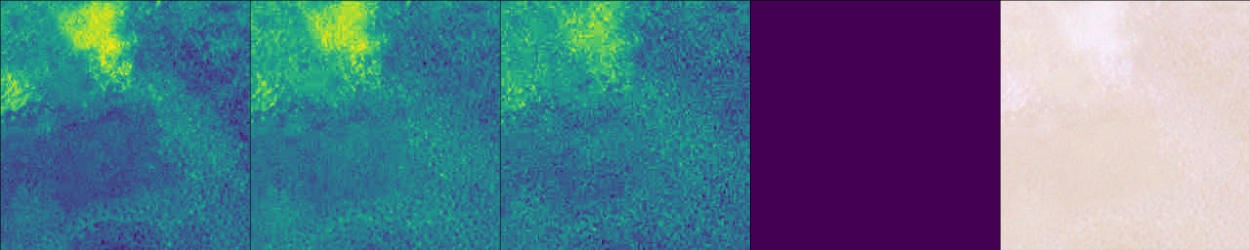
#> input picture yonatan/kaggle_planet/output.png, 2500 x 500 px (shown at 1/2 size)
$ python -i imutils.py   (imports and definitions only)   (older library calls are emulated)
#> lines starting #> are read from the running program, lines starting #| are printed output that depends on the picture
from __future__ import print_function

__author__ = 'jeremy'

import sys
import os
import cv2
import hashlib
import shutil
import logging
import time
# [1 line not run here, left out]
import numpy as np
import shutil
# So this file can be imported on servers where joblib is not installed
try:
    from joblib import Parallel,delayed
except:
    pass
import numpy as np
import multiprocessing
import socket
import copy
from trendi import constants
#import matplotlib.pyplot as plt
#import matplotlib.patches as mpatches
import subprocess
import inspect
import string
import random

from trendi import background_removal
from trendi.paperdoll import neurodoll_falcon_client

os.environ['REDIS_HOST']='10'
os.environ['MONGO_HOST']='10'
os.environ['REDIS_PORT']='10'
os.environ['MONGO_PORT']='10'
from trendi import Utils

# [776 lines left out: functions image_stats_from_dir_of_dirs, image_chooser_dir_of_dirs, image_chooser, image_stats_from_dir, image_stats, test_or_training_textfile and 8 more, not called in this run]

def resize_and_crop_image_using_bb( input_file_or_np_arr, bb=None, output_file=None, output_w = 128,output_h = 128,use_visual_output=False):
    '''Takes an image name, resize it and crop the bb area, keeping as much of orig as possible
    '''
#> called with input_file_or_np_arr = '../yonatan/kaggle_planet/output.png', output_w = 128, output_h = 128, use_visual_output = False
    #TODO - implement nonsquare crop
    # done
    if isinstance(input_file_or_np_arr,basestring):
        orig_name = input_file_or_np_arr
        input_file_or_np_arr = cv2.imread(input_file_or_np_arr)
#> input_file_or_np_arr is the input picture: shape (500, 2500, 3); mean B, G, R 140.7, 119.2, 88.2
        if input_file_or_np_arr is None:
            logging.debug('trouble reading input file {}'.format(orig_name))
            return
        if 'bbox_' in orig_name and bb is None:
            strs = orig_name.split('bbox_')
            bb_str = strs[1]
            coords = bb_str.split('_')
            bb_x = int(coords[0])
            bb_y = int(coords[1])
            bb_w = int(coords[2])
            bb_h = coords[3].split('.')[0]  #this has .jpg or .bmp at the end
            bb_h = int(bb_h)
            bb=[bb_x,bb_y,bb_w,bb_h]
            print('bb:'+str(bb))
            if bb_h == 0:
                logging.warning('bad height encountered in imutils.resize_and_crop_image for '+str(input_file_or_np_arr))
                return None
            if bb_w == 0:
                logging.warning('bad width encountered in imutils.resize_and_crop_image for '+str(input_file_or_np_arr))
                return None

    height, width, depth = input_file_or_np_arr.shape
#> height = 500; width = 2500; depth = 3

    if bb is None:
        bb = [0,0, width,height]
#> bb = [0, 0, 2500, 500]
        print('no bbox given, using entire image')


    in_aspect = float(bb[2])/bb[3]
#> in_aspect = 5
    out_aspect = float(output_w)/output_h
    x1 = bb[0]
#> x1 = 0
    x2 = bb[0] + bb[2]
#> x2 = 2500
    y1 = bb[1]
#> y1 = 0
    y2 = bb[1] + bb[3]
#> y2 = 500
    if in_aspect>out_aspect:
        extra_pad_y = int((output_h*bb[2]/output_w - bb[3]) / 2)
#> extra_pad_y = 1000
        round = (output_h*bb[2]/output_w - bb[3]) % 2
#> round = 0
        y1 = max(0,bb[1] - extra_pad_y)
        y2 = min(height,bb[1]+bb[3]+extra_pad_y+round)
        #print('pad y {} y1 {} y2 {}'.format(extra_pad_y,y1,y2))
    elif in_aspect<out_aspect:
        extra_pad_x = int((output_w*bb[3]/output_h - bb[2]) / 2)
        round = (output_w*bb[3]/output_h - bb[2]) % 2
        x1 = max(0,bb[0] - extra_pad_x)
        x2 = min(width,bb[0]+bb[2]+extra_pad_x+round)
        #print('pad x {} x1 {} x2 {}'.format(extra_pad_x,x1,x2))
    #print('x1 {} x2 {} y1 {} y2 {}'.format(x1,x2,y1,y2))
    cropped_img = input_file_or_np_arr[y1:y2,x1:x2,:]

    logging.debug('orig size {}x{} cropped to:{}x{},ar={} desired ar={}'.format(input_file_or_np_arr.shape[0],input_file_or_np_arr.shape[1],cropped_img.shape[0],cropped_img.shape[1],float(cropped_img.shape[1])/cropped_img.shape[0],float(output_w)/output_h))
    scaled_cropped_img = cv2.resize(cropped_img,(output_w,output_h))
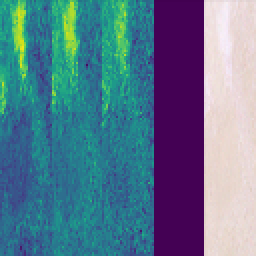
#> scaled_cropped_img: shape (128, 128, 3) (shown 2 times larger); mean B, G, R 141.7, 120.3, 89
#    print('resized to : {}x{}, ar={}, desired ar={}'.format(scaled_cropped_img.shape[0],scaled_cropped_img.shape[1],float(scaled_cropped_img.shape[1])/scaled_cropped_img.shape[0],float(output_w/output_h)))
    if use_visual_output is True:
        cv2.imshow('scaled_cropped', scaled_cropped_img)
        scaled_input = cv2.resize(input_file_or_np_arr,(output_w,output_h))
        cv2.imshow('orig',scaled_input)
        cv2.waitKey(0)
    if output_file is not None:
#        orig_dir = os.path.dirname(orig_name)
  #      orig_name_only = os.path.basename(orig_name)
    #    output_file = os.path.join(orig_dir,output_dir)
        print('writing to:'+output_file)
        retval = cv2.imwrite(output_file, scaled_cropped_img)
        if retval is False:
             logging.warning('retval from imwrite is false (attempt to write file:'+output_file+' has failed :(  )')
    return scaled_cropped_img

# [1081 lines left out: functions center_crop, resize_and_crop_maintain_aspect, crop_files_in_dir, crop_files_in_dir_of_dirs, kill_the_missing, find_the_common and 25 more, not called in this run]

def xywh_to_x1y1x2y2(bb):
    return [bb[0],bb[1],bb[2]+bb[0],bb[3]+bb[1]]

# [103 lines left out: functions xywh_to_yolo, x1x2y1y2_to_yolo, yolo_to_xywh, bb_with_text, count_values, not called in this run]

host = socket.gethostname()
# print('host:'+str(host))

# [47 lines not run here, left out]


# [48 lines of commented-out code are left out]
'''
import numpy as np
import pandas as pd
import cv2
from scipy.ndimage.interpolation import map_coordinates
from scipy.ndimage.filters import gaussian_filter
import matplotlib.pyplot as plt

# Function to distort image
def elastic_transform(image, alpha, sigma, alpha_affine, random_state=None):
    """Elastic deformation of images as described in [Simard2003]_ (with modifications).
    .. [Simard2003] Simard, Steinkraus and Platt, "Best Practices for
         Convolutional Neural Networks applied to Visual Document Analysis", in
         Proc. of the International Conference on Document Analysis and
         Recognition, 2003.

     Based on https://gist.github.com/erniejunior/601cdf56d2b424757de5
    """
    if random_state is None:
        random_state = np.random.RandomState(None)

    shape = image.shape
    shape_size = shape[:2]

    # Random affine
    center_square = np.float32(shape_size) // 2
    square_size = min(shape_size) // 3
    pts1 = np.float32([center_square + square_size, [center_square[0]+square_size, center_square[1]-square_size], center_square - square_size])
    pts2 = pts1 + random_state.uniform(-alpha_affine, alpha_affine, size=pts1.shape).astype(np.float32)
    M = cv2.getAffineTransform(pts1, pts2)
    image = cv2.warpAffine(image, M, shape_size[::-1], borderMode=cv2.BORDER_REFLECT_101)

    dx = gaussian_filter((random_state.rand(*shape) * 2 - 1), sigma) * alpha
    dy = gaussian_filter((random_state.rand(*shape) * 2 - 1), sigma) * alpha
    dz = np.zeros_like(dx)

    x, y, z = np.meshgrid(np.arange(shape[1]), np.arange(shape[0]), np.arange(shape[2]))
    indices = np.reshape(y+dy, (-1, 1)), np.reshape(x+dx, (-1, 1)), np.reshape(z, (-1, 1))

    return map_coordinates(image, indices, order=1, mode='reflect').reshape(shape)
In [3]:
# Define function to draw a grid
def draw_grid(im, grid_size):
    # Draw grid lines
    for i in range(0, im.shape[1], grid_size):
        cv2.line(im, (i, 0), (i, im.shape[0]), color=(255,))
    for j in range(0, im.shape[0], grid_size):
        cv2.line(im, (0, j), (im.shape[1], j), color=(255,))

# Load images
im = cv2.imread("../input/train/10_1.tif", -1)
im_mask = cv2.imread("../input/train/10_1_mask.tif", -1)

# Draw grid lines
draw_grid(im, 50)
draw_grid(im_mask, 50)

# Merge images into separete channels (shape will be (cols, rols, 2))
im_merge = np.concatenate((im[...,None], im_mask[...,None]), axis=2)
In [4]:
# First sample...

%matplotlib inline

# Apply transformation on image
im_merge_t = elastic_transform(im_merge, im_merge.shape[1] * 2, im_merge.shape[1] * 0.08, im_merge.shape[1] * 0.08)

# Split image and mask
im_t = im_merge_t[...,0]
im_mask_t = im_merge_t[...,1]

# Display result
plt.figure(figsize = (16,14))
plt.imshow(np.c_[np.r_[im, im_mask], np.r_[im_t, im_mask_t]], cmap='gray')


# Second sample (heavyer transform)...

%matplotlib inline

# Apply transformation on image
im_merge_t = elastic_transform(im_merge, im_merge.shape[1] * 3, im_merge.shape[1] * 0.07, im_merge.shape[1] * 0.09)

# Split image and mask
im_t = im_merge_t[...,0]
im_mask_t = im_merge_t[...,1]

# Display result
plt.figure(figsize = (16,14))
plt.imshow(np.c_[np.r_[im, im_mask], np.r_[im_t, im_mask_t]], cmap='gray')

 managed to get about 4x improvement by using:

# include 4 standard deviations in the kernel (the default for ndimage.gaussian_filter)
# OpenCV also requires an odd size for the kernel hence the "| 1" part
blur_size = int(4*sigma) | 1
cv2.GaussianBlur(image, ksize=(blur_size, blur_size), sigmaX=sigma)
instead of ndimage.gaussian_filter(image, sigma)

and cv2.remap(image, dx, dy, interpolation=cv2.INTER_LINEAR) instead of ndimage.map_coordinates(image, (dx, dy), order=1)

    resize_keep_aspect(infile, output_file=None, output_size = (300,200),use_visual_output=True)
'''

>>> result = resize_and_crop_image_using_bb('../yonatan/kaggle_planet/output.png')

$ run again, on images/cat100.jpg
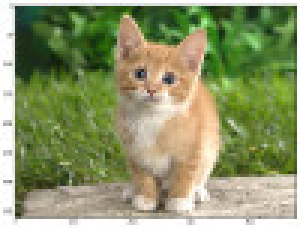
#> input picture images/cat100.jpg, 100 x 76 px (shown 3 times larger)
#> in resize_and_crop_image_using_bb, input_file_or_np_arr is the input picture: shape (76, 100, 3); mean B, G, R 105.8, 149.5, 140.7
#> in resize_and_crop_image_using_bb, `scaled_cropped_img = cv2.resize(cropped_img,(output_w,output_h))`:
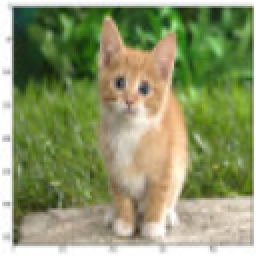
#> scaled_cropped_img: shape (128, 128, 3) (shown 2 times larger); mean B, G, R 105.8, 149.6, 140.8
